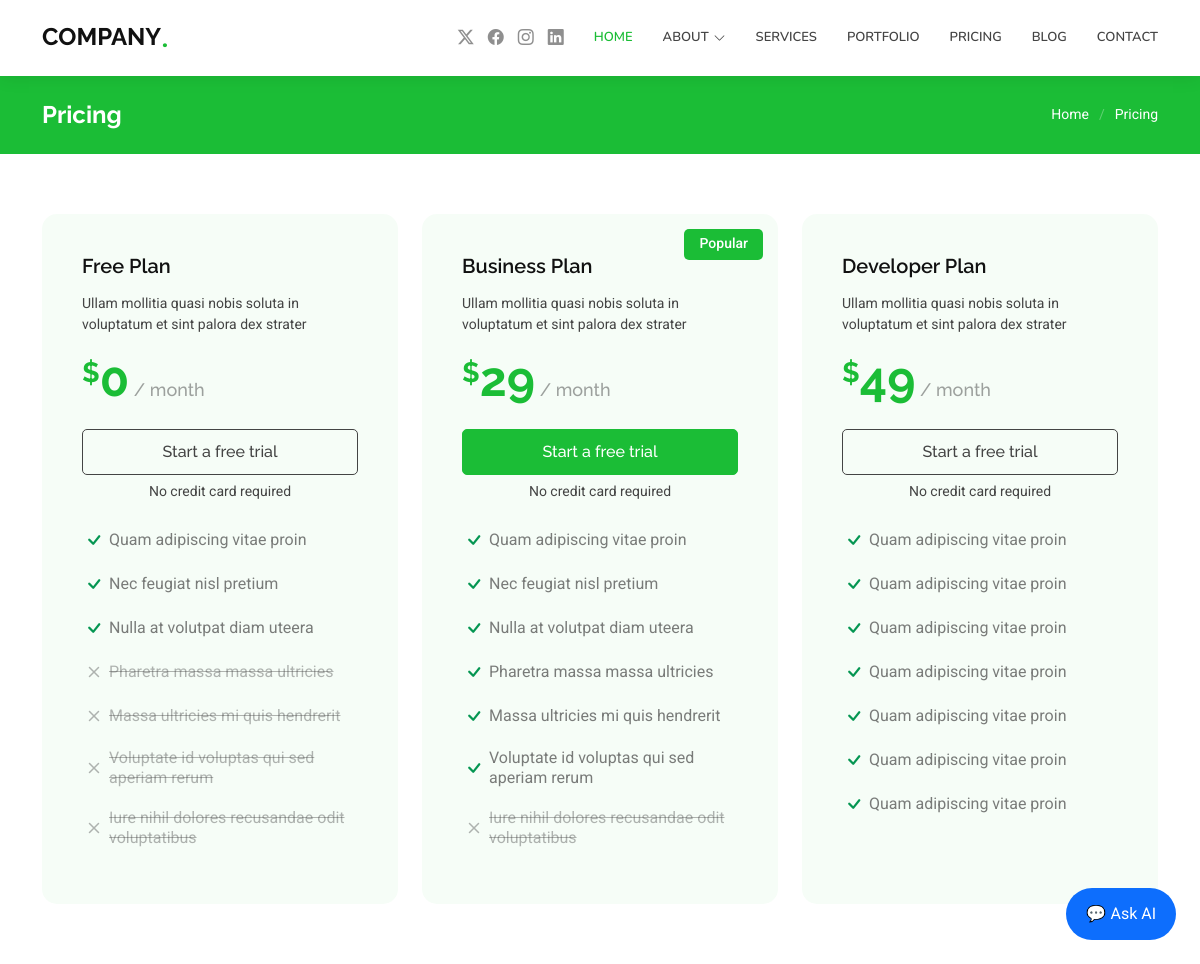
The page /pricing/ on the database its author committed.
### index/models.py (models this page shows, shortened)
class price(models.Model):
    title=models.CharField(max_length=100,blank=False,default='pricing1')
    name1=models.CharField(max_length=100,blank=False)
    name2=models.CharField(max_length=100,blank=False)
    name3=models.CharField(max_length=100,blank=False)
    dis=models.TextField(max_length=300,blank=False)
    price1=models.CharField(max_length=100,blank=False)
    price2=models.CharField(max_length=100,blank=False)
    price3=models.CharField(max_length=100,blank=False)
    point1=models.CharField(max_length=100,blank=False)
    point2=models.CharField(max_length=100,blank=False)
    point3=models.CharField(max_length=100,blank=False)
    point4=models.CharField(max_length=100,blank=False)
    point5=models.CharField(max_length=100,blank=False)
    point6=models.CharField(max_length=100,blank=False)
    point7=models.CharField(max_length=100,blank=False)

### index/views.py (the view)
# urls.py: path('pricing/',views.pricing,name='pricing'),
def pricing(request):
    pricingdata=price.objects.all()[0]
    context={
        'price':pricingdata,
    }
    return render(request,'pricing.html',context)

### templates/pricing.html
{% load static %}
{% include 'layouts.html' %}
{% block mainsection1 %}
    <div class="page-title accent-background">
      <div class="container d-lg-flex justify-content-between align-items-center">
        <h1 class="mb-2 mb-lg-0">Pricing</h1>
        <nav class="breadcrumbs">
          <ol>
            <li><a href="index.html">Home</a></li>
            <li class="current">Pricing</li>
          </ol>
        </nav>
      </div>
    </div>
    <section id="pricing" class="pricing section">
      <div class="container">
        <div class="row gy-4">
          <div class="col-lg-4" data-aos="zoom-in" data-aos-delay="100">
            <div class="pricing-item">
              <h3>{{price.name1}}</h3>
              <p class="description">{{price.dis}}</p>
              <h4><sup>$</sup>{{price.price1}}<span> / month</span></h4>
              <a href="#" class="cta-btn">Start a free trial</a>
              <p class="text-center small">No credit card required</p>
              <ul>
                <li><i class="bi bi-check"></i> <span>{{price.point1}}</span></li>
                <li><i class="bi bi-check"></i> <span>{{price.point2}}</span></li>
                <li><i class="bi bi-check"></i> <span>{{price.point3}}</span></li>
                <li class="na"><i class="bi bi-x"></i> <span>{{price.point4}}</span></li>
                <li class="na"><i class="bi bi-x"></i> <span>{{price.point5}}</span></li>
                <li class="na"><i class="bi bi-x"></i> <span>{{price.point6}}</span></li>
                <li class="na"><i class="bi bi-x"></i> <span>{{price.point7}}</span></li>
              </ul>
            </div>
          </div>
          <div class="col-lg-4" data-aos="zoom-in" data-aos-delay="200">
            <div class="pricing-item featured">
              <p class="popular">Popular</p>
              <h3>{{price.name2}}</h3>
              <p class="description">{{price.dis}}</p>
              <h4><sup>$</sup>{{price.price2}}<span> / month</span></h4>
              <a href="#" class="cta-btn">Start a free trial</a>
              <p class="text-center small">No credit card required</p>
              <ul>
                <li><i class="bi bi-check"></i> <span>{{price.point1}}</span></li>
                <li><i class="bi bi-check"></i> <span>{{price.point2}}</span></li>
                <li><i class="bi bi-check"></i> <span>{{price.point3}}</span></li>
                <li><i class="bi bi-check"></i> <span>{{price.point4}}</span></li>
                <li><i class="bi bi-check"></i> <span>{{price.point5}}</span></li>
                <li><i class="bi bi-check"></i> <span>{{price.point6}}</span></li>
                <li class="na"><i class="bi bi-x"></i> <span>{{price.point7}}</span></li>
              </ul>
            </div>
          </div>
          <div class="col-lg-4" data-aos="zoom-in" data-aos-delay="300">
            <div class="pricing-item">
              <h3>{{price.name3}}</h3>
              <p class="description">{{price.dis}}</p>
              <h4><sup>$</sup>{{price.price3}}<span> / month</span></h4>
              <a href="#" class="cta-btn">Start a free trial</a>
              <p class="text-center small">No credit card required</p>
              <ul>
                <li><i class="bi bi-check"></i> <span>{{price.point1}}</span></li>
                <li><i class="bi bi-check"></i> <span>{{price.point1}}</span></li>
                <li><i class="bi bi-check"></i> <span>{{price.point1}}</span></li>
                <li><i class="bi bi-check"></i> <span>{{price.point1}}</span></li>
                <li><i class="bi bi-check"></i> <span>{{price.point1}}</span></li>
                <li><i class="bi bi-check"></i> <span>{{price.point1}}</span></li>
                <li><i class="bi bi-check"></i> <span>{{price.point1}}</span></li>
              </ul>
            </div>
          </div>
        </div>
      </div>
    </section>
  {% endblock %}

### static/css/main.css (style rules this page uses)
:root { --default-font: "Roboto", system-ui, -apple-system, "Segoe UI", Roboto, "Helvetica Neue", Arial, "Noto Sans", "Liberation Sans", sans-serif, "Apple Color Emoji", "Segoe UI Emoji", "Segoe UI Symbol", "Noto Color Emoji"; --heading-font: "Raleway", sans-serif; --nav-font: "Nunito", sans-serif; }
:root { --background-color: #ffffff; --default-color: #444444; --heading-color: #111111; --accent-color: #1bbd36; --surface-color: #ffffff; --contrast-color: #ffffff; }
:root { --nav-color: #444444; --nav-hover-color: #1bbd36; --nav-mobile-background-color: #ffffff; --nav-dropdown-background-color: #ffffff; --nav-dropdown-color: #444444; --nav-dropdown-hover-color: #1bbd36; }
.accent-background { --background-color: #1bbd36; --default-color: #ffffff; --heading-color: #ffffff; --accent-color: #ffffff; --surface-color: #2ae149; --contrast-color: #ffffff; }
:root { scroll-behavior: smooth; }
body { color: var(--default-color); background-color: var(--background-color); font-family: var(--default-font); }
a { color: var(--accent-color); text-decoration: none; transition: 0.3s; }
h1, h2, h3, h4, h5, h6 { color: var(--heading-color); font-family: var(--heading-font); }
.page-title { color: var(--default-color); background-color: var(--background-color); padding: 25px 0; position: relative; }
.page-title h1 { font-size: 24px; font-weight: 700; }
.page-title .breadcrumbs ol { display: flex; flex-wrap: wrap; list-style: none; padding: 0; margin: 0; font-size: 14px; font-weight: 400; }
.page-title .breadcrumbs ol li+li { padding-left: 10px; }
.page-title .breadcrumbs ol li+li::before { content: "/"; display: inline-block; padding-right: 10px; color: color-mix(in srgb, var(--default-color), transparent 70%); }
section, .section { color: var(--default-color); background-color: var(--background-color); padding: 60px 0; scroll-margin-top: 100px; overflow: clip; }
.pricing .pricing-item { background-color: color-mix(in srgb, var(--accent-color), transparent 96%); padding: 40px 40px; height: 100%; border-radius: 15px; }
.pricing h3 { font-weight: 600; margin-bottom: 15px; font-size: 20px; }
.pricing h4 { color: var(--accent-color); font-size: 48px; font-weight: 700; font-family: var(--heading-font); margin-bottom: 0; }
.pricing h4 sup { font-size: 28px; }
.pricing h4 span { color: color-mix(in srgb, var(--default-color), transparent 50%); font-size: 18px; font-weight: 500; }
.pricing .description { font-size: 14px; }
.pricing .cta-btn { border: 1px solid var(--default-color); color: var(--default-color); display: block; text-align: center; padding: 10px 35px; border-radius: 5px; font-size: 16px; font-weight: 500; font-family: var(--heading-font); transition: 0.3s; margin-top: 20px; margin-bottom: 6px; }
.pricing ul { padding: 0; list-style: none; color: color-mix(in srgb, var(--default-color), transparent 30%); text-align: left; line-height: 20px; }
.pricing ul li { padding: 10px 0; display: flex; align-items: center; }
.pricing ul li:last-child { padding-bottom: 0; }
.pricing ul i { color: #059652; font-size: 24px; padding-right: 3px; }
.pricing ul .na { color: color-mix(in srgb, var(--default-color), transparent 60%); }
.pricing ul .na i { color: color-mix(in srgb, var(--default-color), transparent 60%); }
.pricing ul .na span { text-decoration: line-through; }
.pricing .featured { position: relative; }
.pricing .featured .popular { position: absolute; top: 15px; right: 15px; background-color: var(--accent-color); color: var(--contrast-color); padding: 4px 15px 6px 15px; margin: 0; border-radius: 5px; font-size: 14px; font-weight: 500; }
.pricing .featured .cta-btn { background: var(--accent-color); color: var(--contrast-color); border-color: var(--accent-color); }

### rows shown on the page
price: name1 "Free Plan", dis "Ullam mollitia quasi nobis soluta in voluptatum et sint palora dex strater", price1 "0", point1 "Quam adipiscing vitae proin", point2 "Nec feugiat nisl pretium", point3 "Nulla at volutpat diam uteera", point4 "Pharetra massa massa ultricies", point5 "Massa ultricies mi quis hendrerit", point6 "Voluptate id voluptas qui sed aperiam rerum", point7 "Iure nihil dolores recusandae odit voluptatibus", name2 "Business Plan", price2 "29", name3 "Developer Plan", price3 "49"
